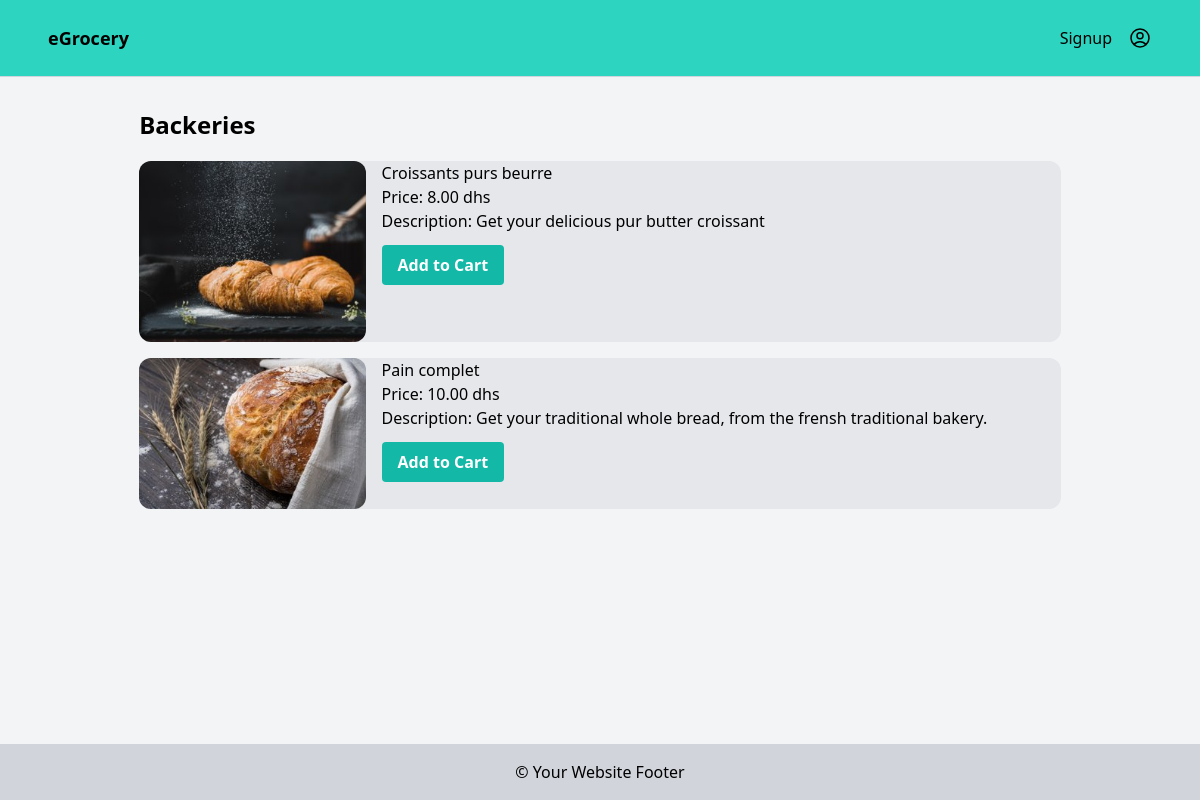
Screenshot of /category/backeries/ with the database file from the repository.
### products/models.py (models this page shows, shortened)
class Category(models.Model):
    name = models.CharField(max_length=150)
    slug = models.SlugField()
    image = models.ImageField(upload_to='category_images/', blank=True, null=True)
    class Meta:
        verbose_name_plural = 'Categories'
        ordering = ('name',)

class Product(models.Model):
    UNIT_CHOICES = (
        ('each', 'Each'),
        ('kg', 'kilogram'),
        ('g', 'gram'),
    )
    category = models.ForeignKey(Category, related_name='products', on_delete=models.CASCADE)
    name = models.CharField(max_length=250)
    unit = models.CharField(max_length=10, choices=UNIT_CHOICES, default='each')
    slug = models.SlugField()
    description = models.TextField(blank=True, max_length=250, null=True)
    price = models.DecimalField(max_digits=10, decimal_places=2)
    created_at = models.DateTimeField(auto_now_add=True)
    image = models.ImageField(upload_to='media/', blank=True, null=True)
    thumbnail = models.ImageField(upload_to='media/', blank=True, null=True)
    quantity = models.DecimalField(max_digits=10, decimal_places=2, blank=True, null=True)
    class Meta:
        ordering = ('-created_at',)

### products/views.py (the view)
# urls.py: path('category/<slug:slug>/', views.category_detail, name='category_detail'),
def category_detail(request, slug):
    category = get_object_or_404(Category, slug=slug)
    products = category.products.all()
    context = {
        'category': category,
        'products': products
    }
    return render(request, 'category_detail.html', context)

### templates/category_detail.html
{% extends 'base.html' %}
{% block content %}
    <h1 class="mb-5 text-2xl font-bold">{{ category.name }}</h1>
    {% for product in products %}
        <div class="flex mb-4 bg-gray-200 rounded-xl">
            <div class="w-1/4">
                {% if product.image %}
                    <img src="{{ product.thumbnail.url }}" alt="{{ product.name }} Image" class="max-w-full h-auto rounded-xl">
                {% endif %}
            </div>
            <div class="w-3/4 ml-4">
                <h3>{{ product.name }}</h3>
                <p>Price: {{ product.price }} dhs</p>
                <p>Description: {{ product.description }}</p>
                <button class="mt-3 bg-teal-500 hover:bg-blue-700 text-white font-bold py-2 px-4 rounded">
                    Add to Cart
                </button>
            </div>
        </div>
    {% empty %}
        <p>No products available for this category.</p>
    {% endfor %}
{% endblock %}

### rows the page displays
Category: name "Backeries"
Product: thumbnail (picture), name "Croissants purs beurre", price "8.00", description "Get your delicious pur butter croissant"
Product: thumbnail (picture), name "Pain complet", price "10.00", description "Get your traditional whole bread, from the frensh traditional bakery."
